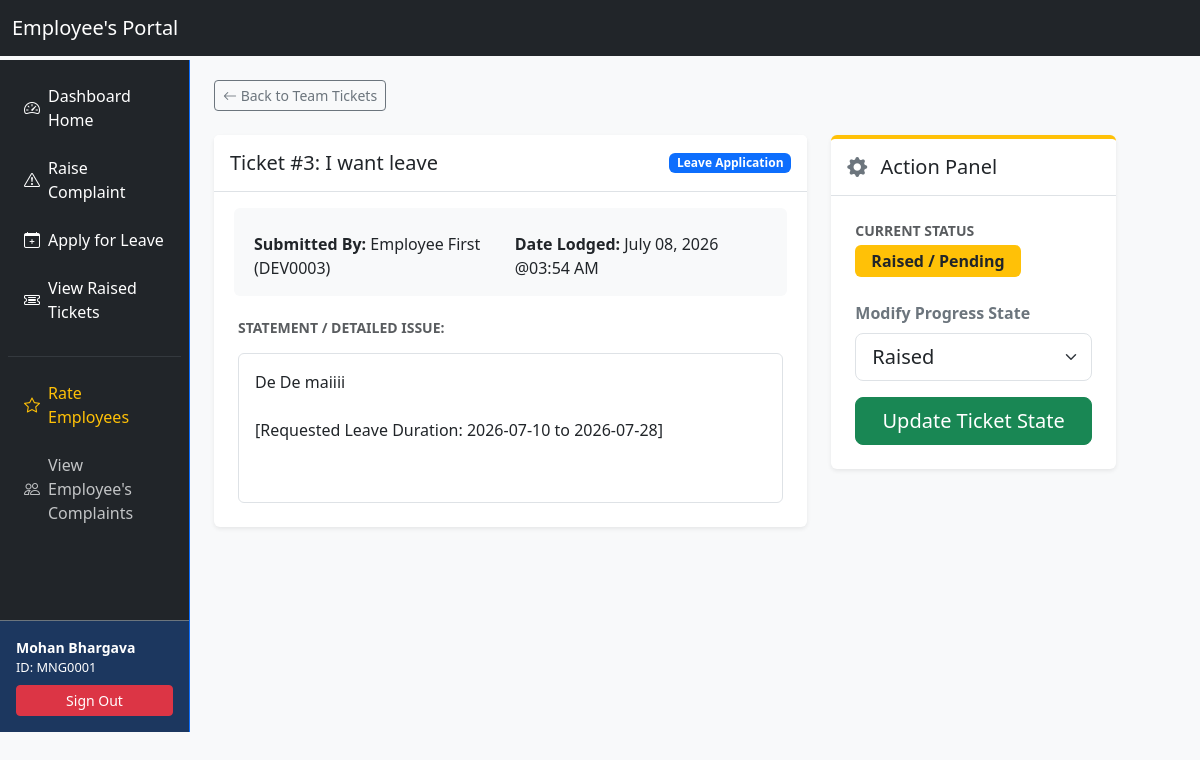
/tickets/team-tickets/3/ (signed in), run on the app's committed database.
### accounts/models.py (models this page shows, shortened)
class EmployeeInfo(models.Model):
    class RoleChoices(models.TextChoices):
        ADMIN = 'ADMIN', 'Admin'
        MANAGER = 'MANAGER', 'Manager'
        DEVELOPER = 'DEVELOPER', 'Developer'
    class GenderChoices(models.TextChoices):
        MALE = 'M', 'Male'
        FEMALE = 'F', 'Female'
        OTHER = 'O', 'Other'
    user = models.OneToOneField(User, on_delete=models.CASCADE, related_name='employee_profile')
    employee_id = models.CharField(max_length=20, unique=True, blank=True)
    name = models.CharField(max_length=100)
    role = models.CharField(max_length=20, choices=RoleChoices.choices, default=RoleChoices.DEVELOPER)
    dob = models.DateField(verbose_name="Date of Birth")
    gender = models.CharField(max_length=1, choices=GenderChoices.choices)
    blood_group = models.CharField(max_length=5)
    manager = models.ForeignKey(
        'self',
        null=True,
        blank=True,
        on_delete=models.SET_NULL,
        related_name='subordinates'
    )

### tickets/models.py (models this page shows, shortened)
class Ticket(models.Model):
    class TicketType(models.TextChoices):
        COMPLAINT = 'COMPLAINT', 'Complaint'
        LEAVE = 'LEAVE', 'Leave Application'
    class StatusChoices(models.TextChoices):
        RAISED = 'RAISED', 'Raised'
        PROCESSING = 'PROCESSING', 'Processing'
        CLOSED = 'CLOSED', 'Closed'
    ticket_id = models.AutoField(primary_key=True)
    ticket_type = models.CharField(max_length=20, choices=TicketType.choices, default=TicketType.COMPLAINT)
    title = models.CharField(max_length=200, default="General")
    detailed_issue = models.TextField()
    raised_by = models.ForeignKey(
        EmployeeInfo,
        on_delete=models.CASCADE,
        related_name='raised_tickets'
    )
    assigned_manager = models.ForeignKey(
        EmployeeInfo,
        on_delete=models.SET_NULL,
        null=True,
        blank=True,
        related_name='managed_tickets'
    )
    resolve_status = models.CharField(
        max_length=20,
        choices=StatusChoices.choices,
        default=StatusChoices.RAISED
    )
    created_at = models.DateTimeField(auto_now_add=True)
    start_date = models.DateField(null=True)
    end_date = models.DateField(null=True)

### tickets/views.py (the view)
# urls.py: path('team-tickets/<int:ticket_id>/', views.ticket_detail, name='ticket_detail'),
@login_required
def ticket_detail(request, ticket_id):
    user_profile = request.user.employee_profile
    user_profile = request.user.employee_profile
    ticket = get_object_or_404(Ticket, ticket_id=ticket_id)
    if ticket.assigned_manager != user_profile and user_profile.role != 'ADMIN':
        messages.error(request, "Access denied. You are not authorized to view this ticket.")
        return redirect('dashboard')
    if request.method == 'POST':
        form = TicketStatusForm(request.POST, instance=ticket)
        if form.is_valid():
            form.save()
            messages.success(request, f"Ticket #{ticket.ticket_id} status has been updated to {ticket.get_resolve_status_display()}!")
            return redirect('view_team_tickets')
    else:
        form = TicketStatusForm(instance=ticket)
    if user_profile.role == 'ADMIN':
        return render(request, 'tickets/admin_ticket_detail.html',{
        'ticket': ticket,
        'form': form
    })
    return render(request, 'tickets/ticket_detail.html', {
        'ticket': ticket,
        'form': form
    })

### tickets/forms.py
class TicketStatusForm(forms.ModelForm):
    class Meta:
        model = Ticket
        fields = ['resolve_status']
        widgets = {
            'resolve_status': forms.Select(attrs={'class': 'form-select form-select-lg'}),
        }

### tickets/templates/tickets/ticket_detail.html (shortened to what this page needs)
{% extends 'accounts/base.html' %}
{% block mainContent %}
        <main class="col-md-9 ms-sm-auto col-lg-10 px-md-4 py-4">
            <div class="mb-4">
                <a href="{% url 'view_team_tickets' %}" class="btn btn-sm btn-outline-secondary"><i
                        class="bi bi-arrow-left"></i> Back to Team Tickets</a>
            </div>
            <div class="row g-4">
                <div class="col-lg-8">
                    <div class="card shadow-sm border-0 mb-4">
                        <div
                            class="card-header bg-white py-3 border-bottom d-flex justify-content-between align-items-center">
                            <h5 class="mb-0 text-dark">Ticket #{{ ticket.ticket_id }}: {{ ticket.title }}</h5>
                            {% if ticket.ticket_type == 'COMPLAINT' %}
                            <span class="badge bg-danger">Complaint</span>
                            {% else %}
                            <span class="badge bg-primary">Leave Application</span>
                            {% endif %}
                        </div>
                        <div class="card-body p-4">
                            <div class="row mb-4 bg-light p-3 rounded g-2">
                                <div class="col-sm-6"><strong>Submitted By:</strong> {{ ticket.raised_by.name }} ({{ticket.raised_by.employee_id }})</div>
                                <div class="col-sm-6"><strong>Date Lodged:</strong> {{ ticket.created_at|date:"F d, Y @h:i A" }}</div>
                            </div>
                            <h6 class="text-uppercase text-muted small fw-bold mb-3">Statement / Detailed Issue:</h6>
                            <div class="p-3 border rounded bg-white text-dark style-text style-break"
                                style="white-space: pre-wrap; min-height: 150px;">{{ ticket.detailed_issue }}</div>
                        </div>
                    </div>
                </div>
                <div class="col-lg-4">
                    <div class="card shadow-sm border-0 border-top border-warning border-4">
                        <div class="card-header bg-white py-3 border-bottom">
                            <h5 class="mb-0 text-dark"><i class="bi bi-gear-fill me-2 text-secondary"></i> Action Panel
                            </h5>
                        </div>
                        <div class="card-body p-4">
                            <div class="mb-4">
                                <label class="text-muted small text-uppercase fw-bold d-block mb-1">Current
                                    Status</label>
                                {% if ticket.resolve_status == 'RAISED' %}
                                <span class="badge bg-warning text-dark px-3 py-2 fs-6">Raised / Pending</span>
                                {% elif ticket.resolve_status == 'PROCESSING' %}
                                <span class="badge bg-info text-dark px-3 py-2 fs-6">In Processing</span>
                                {% else %}
                                <span class="badge bg-success px-3 py-2 fs-6">Closed</span>
                                {% endif %}
                            </div>
                            <form method="POST">
                                <div class="mb-3">
                                    <label class="form-label fw-bold text-secondary">Modify Progress State</label>
                                    {{ form.resolve_status }}
                                </div>
                                <div class="d-grid">
                                    <button type="submit" class="btn btn-success btn-lg">Update Ticket State</button>
                                </div>
                            </form>
                        </div>
                    </div>
                </div>
            </div>
        </main>
{% endblock %}

### accounts/templates/accounts/base.html (shortened to what this page needs)
<!DOCTYPE html>
<html lang="en">
<head>
    <link href="https://cdn.jsdelivr.net/npm/bootstrap@5.3.0/dist/css/bootstrap.min.css" rel="stylesheet">
    <link href="https://cdn.jsdelivr.net/npm/bootstrap-icons@1.11.3/font/bootstrap-icons.min.css" rel="stylesheet">
</head>
<body class="bg-light">
    <nav class="navbar navbar-expand-lg navbar-dark bg-dark">
        <div class="container mx-0">
            <a class="navbar-brand" href="">Employee's Portal</a>
        </div>
    </nav>
    <div class="container p-0 m-0">
        <div class="row g-0" style="min-height: 85vh;">
            <nav class="col-md-3 col-lg-2 d-md-block bg-dark border-end border-primary sidebar collapse collapse-horizontal my-1"
                id="sidebarMenu">
                <div class="position-sticky pt-3 h-100 d-flex flex-column justify-content-between">
                    <ul class="nav flex-column mb-auto">
                        <li class="nav-item mb-2">
                            <a class="nav-link text-white rounded mx-2 py-2 d-flex align-items-center"
                                href="{% url 'dashboard' %}">
                                <i class="bi bi-speedometer2 me-2"></i> Dashboard Home
                            </a>
                        </li>
                        <li class="nav-item mb-2">
                            <a class="nav-link text-white rounded mx-2 py-2 d-flex align-items-center" href="{% url 'raise_complaint' %}">
                                <i class="bi bi-exclamation-triangle me-2"></i> Raise Complaint
                            </a>
                        </li>
                        <li class="nav-item mb-2">
                            <a class="nav-link text-white rounded mx-2 py-2 d-flex align-items-center" href="{% url 'apply_leave' %}">
                                <i class="bi bi-calendar-plus me-2"></i> Apply for Leave
                            </a>
                        </li>
                        <li class="nav-item mb-2">
                            <a class="nav-link text-white rounded mx-2 py-2 d-flex align-items-center" href="{% url 'view_tickets' %}">
                                <i class="bi bi-ticket-detailed me-2"></i> View Raised Tickets
                            </a>
                        </li>
                        {% if request.user.employee_profile.role == 'MANAGER' or request.user.employee_profile.role == 'ADMIN' %}
                        <hr class="text-secondary mx-2">
                        <li class="nav-item mb-2">
                            <a class="nav-link text-warning mx-2 py-2 d-flex align-items-center" href="#">
                                <i class="bi bi-star me-2"></i> Rate Employees
                            </a>
                        </li>
                        <li class="nav-item mb-2">
                            <a class="nav-link text-light opacity-75 mx-2 py-2 d-flex align-items-center" href="{% url 'view_team_tickets' %}">
                                <i class="bi bi-people me-2"></i> View Employee's Complaints
                            </a>
                        </li>
                        {% endif %}
                    </ul>
                    <div class="p-3 bg-primary bg-opacity-25 text-white border-top border-secondary">
                        <div class="small fw-bold">{{ request.user.employee_profile.name }}</div>
                        <div class="small" style="font-size: 0.8rem;">ID: {{ request.user.employee_profile.employee_id }}</div>
                        <form action="{% url 'logout' %}" method="POST" class="d-inline w-100">
                            <button type="submit" class="btn btn-sm btn-danger w-100 mt-2">Sign Out</button>
                        </form>
                    </div>
                </div>
            </nav>
            {% block mainContent %}
            {% endblock %}
        </div>
    </div>
</body>
</html>

### data on the page
Ticket: ticket_id "3", title "I want leave", raised_by.name "Employee First", raised_by.employee_id "DEV0003", created_at "July 08, 2026 @03:54 AM", detailed_issue "De De maiiii [Requested Leave Duration: 2026-07-10 to 2026-07-28]", resolve_status "Raised"

### other printed values
{{ request.user.employee_profile.name }} "Mohan Bhargava"
{{ request.user.employee_profile.employee_id }} "MNG0001"
